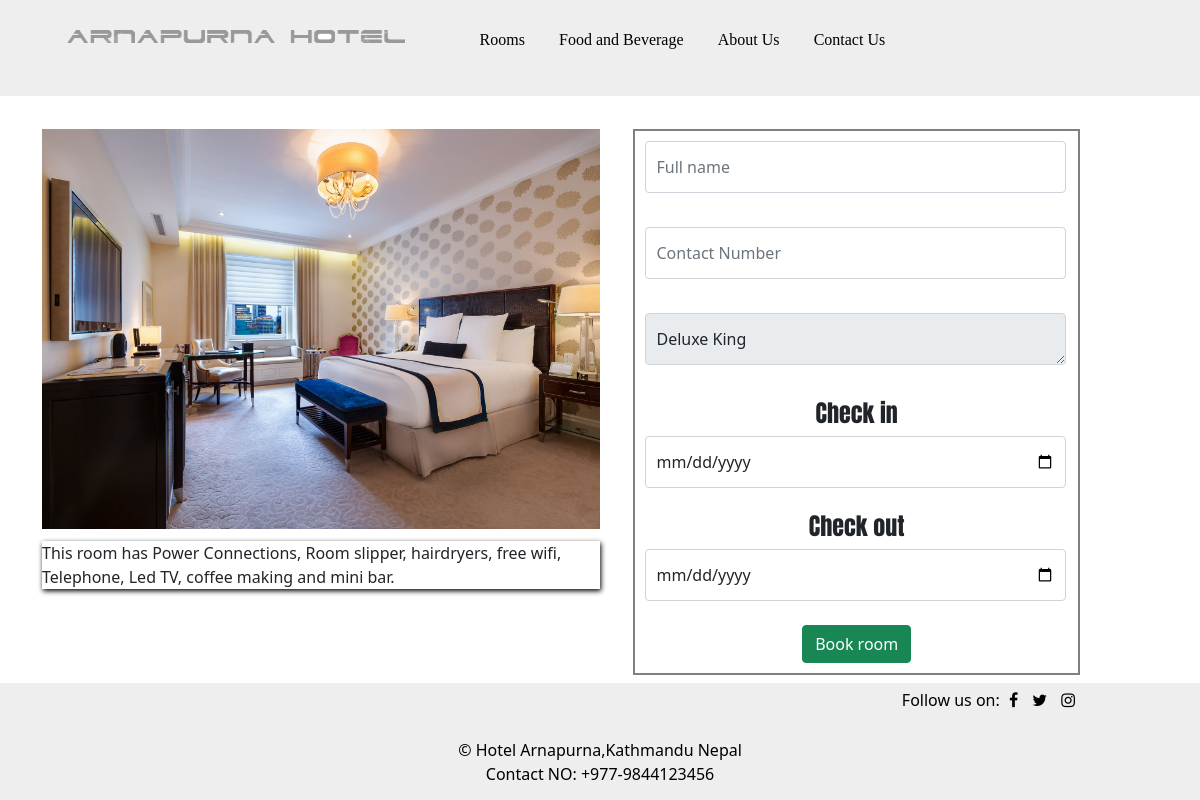
/room/1, run on the app's committed database.
### Room/models.py (models this page shows, shortened)
class ImagePost(models.Model):
    caption = models.CharField(max_length=50)
    description = models.CharField(max_length=200)
    image = models.FileField(upload_to='db.sqlite3', blank = True)#file will be saved to MEDIA_ROOT / db.sqlite3(pathname) / 2021#Media_root is for server path to store files in the computer.

### Room/views.py (the view, shortened to what this page needs)
# urls.py: path('room/<int:image_id>', views.details, name="details"),
def details(request, image_id):
    theta_image = get_object_or_404(ImagePost, pk=image_id)#get_object_or_404 get objects based on primary key,each objects in databse has number assigned to primary key
    return render(request, 'room/detail.html',{"theta_image":theta_image})

### Room/templates/room/detail.html (shortened to what this page needs)
{% extends "room/base.html" %}
{% block content %}
<div class="collect">
    <div class="detailfooter">
        <img src={{theta_image.image.url}} alt="picture" width="100%" height="400">
        <p>{{theta_image.description}}</p>
    </div>
        <div class="page-forms">
            <form id="reserve" action="{{x.id}}" method="post">
                <input type="text" name="fullname" id="fullname" class="form-control" placeholder="Full name" required><br>
                <input type="number" name="contact" id="contact" class="form-control" placeholder="Contact Number" required><br>
                <textarea type="text" name="room" class="form-control" placeholder="Select Room" rows="1" readonly >{{theta_image.caption}}</textarea><br>
                <h4>Check in</h4>
                <input type="date" name="checkin" id="checkin" class="form-control" placeholder="" required><br>
                <h4>Check out</h4>
                <input type="date" name="checkout" id="checkout" class="form-control" placeholder="P" required ><br>
                <button type="submit" class="btn btn-success" onclick="btnsub()" style="margin-bottom: 10px;">Book room</button>
            </form>
        </div>
</div>
{% endblock content %}

### Room/static/blog/main.css (style rules this page uses)
* { margin: 0px; padding: 0px; box-sizing: border-box; }
body { background-color: white; }

### Room/templates/room/detail.html (style rules this page uses)
.collect { display: flex; }
.page-forms { height: 50%; width: 40%; text-align: center; font-size: 16px; margin-top: 3%; border: 2px solid gray; }
.page-forms h4 { font-family: 'Anton', sans-serif; }
.form-control { width: 95%; margin-left: 10px; padding: 10px; box-sizing: border-box; outline: none; transition: all ease; line-height: 30px; }
.form-control[type="text"] { margin: 10px; }
.detailfooter { margin-bottom: 7%; }
.detailfooter { margin-top: 3%; padding-bottom: 20px; width: 50%; margin-right: 3%; }
.detailfooter p { margin-top: 2%; box-shadow: 1px 2px 5px black; width: 100%; }

### data on the page
ImagePost: image (picture), description "This room has Power Connections, Room slipper, hairdryers, free wifi, Telephone, Led TV, coffee making and mini bar.", room "Deluxe King"
